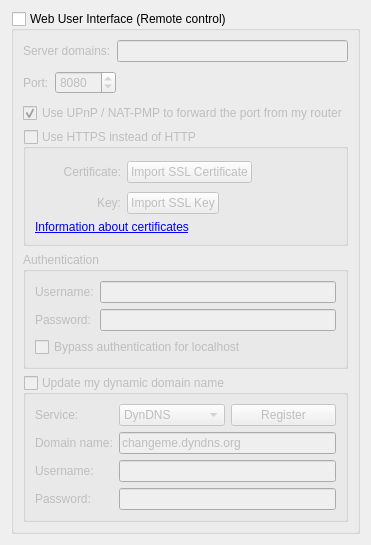
          <widget class="QWidget" name="scrollAreaWidgetContents_7">
           <property name="geometry">
            <rect>
             <x>0</x>
             <y>0</y>
             <width>331</width>
             <height>503</height>
            </rect>
           </property>
           <layout class="QVBoxLayout" name="verticalLayout_23">
            <item>
             <widget class="QGroupBox" name="checkWebUi">
              <property name="title">
               <string>Web User Interface (Remote control)</string>
              </property>
              <property name="checkable">
               <bool>true</bool>
              </property>
              <property name="checked">
               <bool>false</bool>
              </property>
              <layout class="QVBoxLayout" name="verticalLayout_2">
               <item>
                <layout class="QHBoxLayout" name="horizontalLayout_1">
                 <item>
                  <widget class="QLabel" name="labelServerDomains">
                   <property name="text">
                    <string>Server domains:</string>
                   </property>
                  </widget>
                 </item>
                 <item>
                  <widget class="QLineEdit" name="textServerDomains">
                   <property name="toolTip">
                    <string>Whitelist for filtering HTTP Host header values.
In order to defend against DNS rebinding attack,
you should put in domain names used by WebUI server.

Use ';' to split multiple entries. Can use wildcard '*'.</string>
                   </property>
                  </widget>
                 </item>
                </layout>
               </item>
               <item>
                <layout class="QHBoxLayout" name="horizontalLayout_2">
                 <item>
                  <widget class="QLabel" name="lblWebUiPort">
                   <property name="text">
                    <string>Port:</string>
                   </property>
                  </widget>
                 </item>
                 <item>
                  <widget class="QSpinBox" name="spinWebUiPort">
                   <property name="minimum">
                    <number>1</number>
                   </property>
                   <property name="maximum">
                    <number>65535</number>
                   </property>
                   <property name="value">
                    <number>8080</number>
                   </property>
                  </widget>
                 </item>
                 <item>
                  <spacer>
                   <property name="orientation">
                    <enum>Qt::Horizontal</enum>
                   </property>
                   <property name="sizeHint" stdset="0">
                    <size>
                     <width>21</width>
                     <height>29</height>
                    </size>
                   </property>
                  </spacer>
                 </item>
                </layout>
               </item>
               <item>
                <widget class="QCheckBox" name="checkWebUIUPnP">
                 <property name="text">
                  <string>Use UPnP / NAT-PMP to forward the port from my router</string>
                 </property>
                 <property name="checked">
                  <bool>true</bool>
                 </property>
                </widget>
               </item>
               <item>
                <widget class="QGroupBox" name="checkWebUiHttps">
                 <property name="title">
                  <string>Use HTTPS instead of HTTP</string>
                 </property>
                 <property name="checkable">
                  <bool>true</bool>
                 </property>
                 <property name="checked">
                  <bool>false</bool>
                 </property>
                 <layout class="QGridLayout" name="gridLayout_11">
                  <item row="0" column="0">
                   <widget class="QLabel" name="lblSslCertStatus">
                    <property name="minimumSize">
                     <size>
                      <width>22</width>
                      <height>22</height>
                     </size>
                    </property>
                    <property name="maximumSize">
                     <size>
                      <width>22</width>
                      <height>22</height>
                     </size>
                    </property>
                    <property name="text">
                     <string/>
                    </property>
                   </widget>
                  </item>
                  <item row="0" column="1">
                   <widget class="QLabel" name="lblWebUiCrt">
                    <property name="text">
                     <string>Certificate:</string>
                    </property>
                    <property name="alignment">
                     <set>Qt::AlignRight|Qt::AlignTrailing|Qt::AlignVCenter</set>
                    </property>
                   </widget>
                  </item>
                  <item row="0" column="2">
                   <layout class="QHBoxLayout" name="horizontalLayout_4">
                    <item>
                     <widget class="QPushButton" name="btnWebUiCrt">
                      <property name="text">
                       <string>Import SSL Certificate</string>
                      </property>
                     </widget>
                    </item>
                    <item>
                     <spacer name="horizontalSpacer_12">
                      <property name="orientation">
                       <enum>Qt::Horizontal</enum>
                      </property>
                      <property name="sizeHint" stdset="0">
                       <size>
                        <width>138</width>
                        <height>28</height>
                       </size>
                      </property>
                     </spacer>
                    </item>
                   </layout>
                  </item>
                  <item row="1" column="0">
                   <widget class="QLabel" name="lblSslKeyStatus">
                    <property name="minimumSize">
                     <size>
                      <width>22</width>
                      <height>22</height>
                     </size>
                    </property>
                    <property name="maximumSize">
                     <size>
                      <width>22</width>
                      <height>22</height>
                     </size>
                    </property>
                    <property name="text">
                     <string/>
                    </property>
                   </widget>
                  </item>
                  <item row="1" column="1">
                   <widget class="QLabel" name="lblWebUiKey">
                    <property name="text">
                     <string>Key:</string>
                    </property>
                    <property name="alignment">
                     <set>Qt::AlignRight|Qt::AlignTrailing|Qt::AlignVCenter</set>
                    </property>
                   </widget>
                  </item>
                  <item row="1" column="2">
                   <layout class="QHBoxLayout" name="horizontalLayout_5">
                    <item>
                     <widget class="QPushButton" name="btnWebUiKey">
                      <property name="text">
                       <string>Import SSL Key</string>
                      </property>
                     </widget>
                    </item>
                    <item>
                     <spacer name="horizontalSpacer_13">
                      <property name="orientation">
                       <enum>Qt::Horizontal</enum>
                      </property>
                      <property name="sizeHint" stdset="0">
                       <size>
                        <width>40</width>
                        <height>20</height>
                       </size>
                      </property>
                     </spacer>
                    </item>
                   </layout>
                  </item>
                  <item row="2" column="0" colspan="3">
                   <widget class="QLabel" name="lblWebUIInfo">
                    <property name="text">
                     <string>&lt;a href=https://httpd.apache.org/docs/current/ssl/ssl_faq.html#aboutcerts&gt;Information about certificates&lt;/a&gt;</string>
                    </property>
                    <property name="openExternalLinks">
                     <bool>true</bool>
                    </property>
                   </widget>
                  </item>
                 </layout>
                </widget>
               </item>
               <item>
                <widget class="QGroupBox" name="groupWebUiAuth">
                 <property name="title">
                  <string>Authentication</string>
                 </property>
                 <layout class="QGridLayout" name="gridLayout_10">
                  <item row="0" column="1" rowspan="3">
                   <widget class="QLineEdit" name="textWebUiUsername">
                    <property name="text">
                     <string/>
                    </property>
                    <property name="maxLength">
                     <number>1000</number>
                    </property>
                    <property name="echoMode">
                     <enum>QLineEdit::Normal</enum>
                    </property>
                   </widget>
                  </item>
                  <item row="3" column="1">
                   <widget class="QLineEdit" name="textWebUiPassword">
                    <property name="text">
                     <string/>
                    </property>
                    <property name="maxLength">
                     <number>1000</number>
                    </property>
                    <property name="echoMode">
                     <enum>QLineEdit::Password</enum>
                    </property>
                   </widget>
                  </item>
                  <item row="4" column="0" colspan="2">
                   <widget class="QCheckBox" name="checkBypassLocalAuth">
                    <property name="text">
                     <string>Bypass authentication for localhost</string>
                    </property>
                   </widget>
                  </item>
                  <item row="0" column="0" rowspan="3">
                   <widget class="QLabel" name="lblWebUiUsername">
                    <property name="text">
                     <string>Username:</string>
                    </property>
                   </widget>
                  </item>
                  <item row="3" column="0">
                   <widget class="QLabel" name="lblWebUiPassword">
                    <property name="text">
                     <string>Password:</string>
                    </property>
                   </widget>
                  </item>
                 </layout>
                </widget>
               </item>
               <item>
                <widget class="QGroupBox" name="checkDynDNS">
                 <property name="title">
                  <string>Update my dynamic domain name</string>
                 </property>
                 <property name="checkable">
                  <bool>true</bool>
                 </property>
                 <property name="checked">
                  <bool>false</bool>
                 </property>
                 <layout class="QFormLayout" name="formLayout_5">
                  <item row="0" column="0">
                   <widget class="QLabel" name="label_19">
                    <property name="text">
                     <string>Service:</string>
                    </property>
                   </widget>
                  </item>
                  <item row="0" column="1">
                   <layout class="QHBoxLayout" name="horizontalLayout_3">
                    <item>
                     <widget class="QComboBox" name="comboDNSService">
                      <item>
                       <property name="text">
                        <string notr="true">DynDNS</string>
                       </property>
                      </item>
                      <item>
                       <property name="text">
                        <string notr="true">No-IP</string>
                       </property>
                      </item>
                     </widget>
                    </item>
                    <item>
                     <widget class="QPushButton" name="registerDNSBtn">
                      <property name="text">
                       <string>Register</string>
                      </property>
                     </widget>
                    </item>
                   </layout>
                  </item>
                  <item row="1" column="0">
                   <widget class="QLabel" name="label_20">
                    <property name="text">
                     <string>Domain name:</string>
                    </property>
                   </widget>
                  </item>
                  <item row="1" column="1">
                   <widget class="QLineEdit" name="domainNameTxt">
                    <property name="text">
                     <string notr="true">changeme.dyndns.org</string>
                    </property>
                   </widget>
                  </item>
                  <item row="2" column="0">
                   <widget class="QLabel" name="label_21">
                    <property name="text">
                     <string>Username:</string>
                    </property>
                   </widget>
                  </item>
                  <item row="2" column="1">
                   <widget class="QLineEdit" name="DNSUsernameTxt">
                    <property name="maxLength">
                     <number>50</number>
                    </property>
                   </widget>
                  </item>
                  <item row="3" column="0">
                   <widget class="QLabel" name="label_22">
                    <property name="text">
                     <string>Password:</string>
                    </property>
                   </widget>
                  </item>
                  <item row="3" column="1">
                   <widget class="QLineEdit" name="DNSPasswordTxt">
                    <property name="maxLength">
                     <number>50</number>
                    </property>
                    <property name="echoMode">
                     <enum>QLineEdit::Password</enum>
                    </property>
                   </widget>
                  </item>
                 </layout>
                </widget>
               </item>
              </layout>
             </widget>
            </item>
            <item>
             <spacer name="verticalSpacer">
              <property name="orientation">
               <enum>Qt::Vertical</enum>
              </property>
              <property name="sizeHint" stdset="0">
               <size>
                <width>20</width>
                <height>40</height>
               </size>
              </property>
             </spacer>
            </item>
           </layout>
          </widget>
